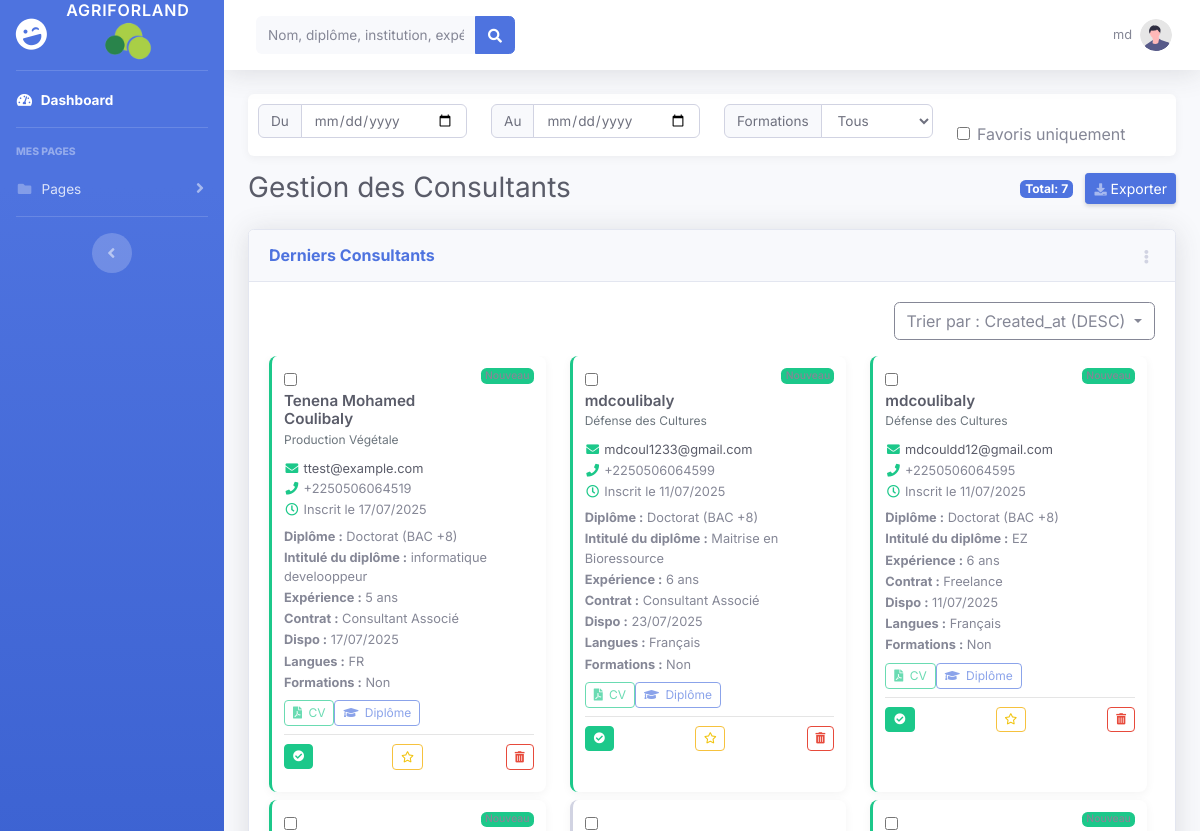
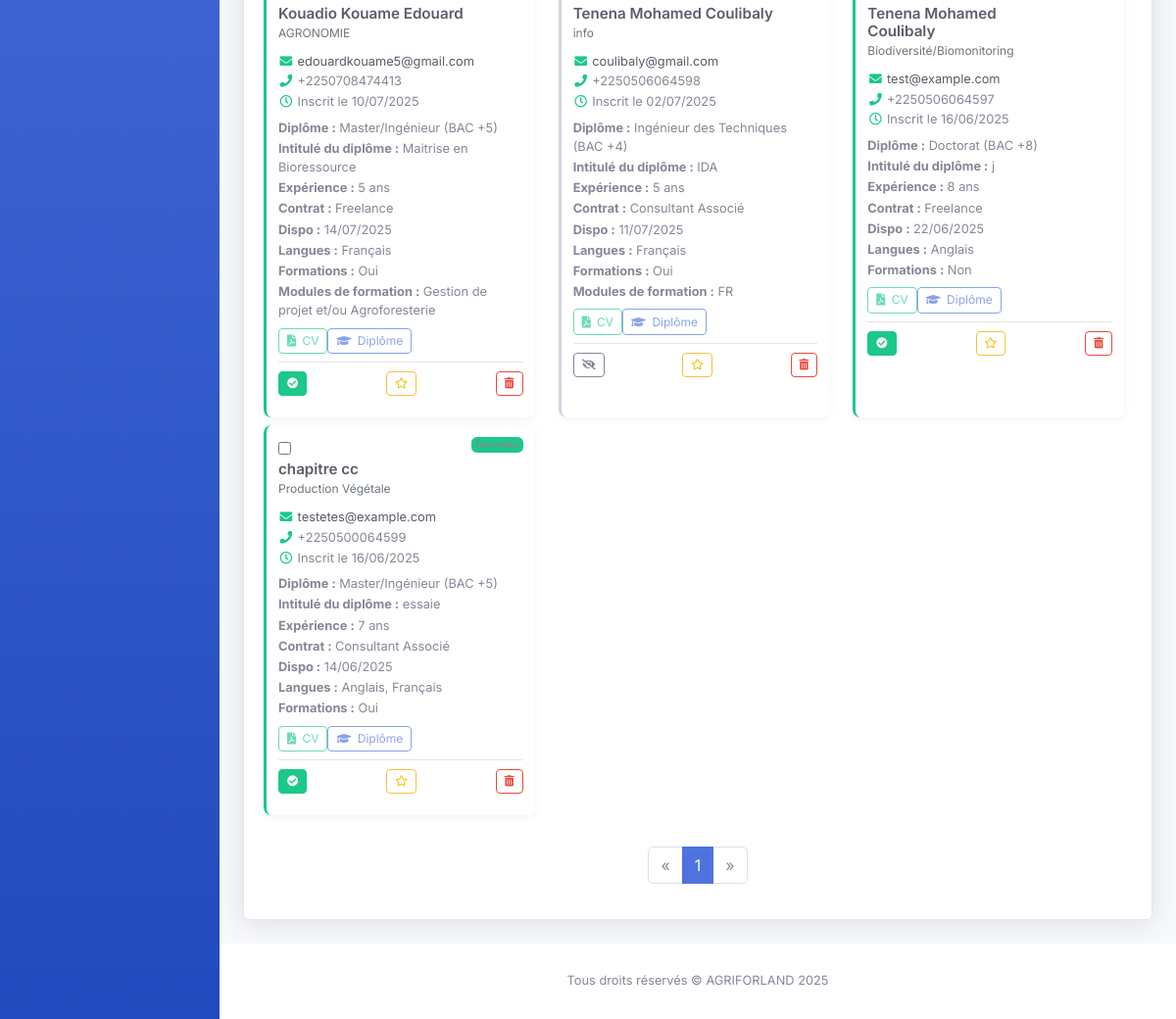
/admin/consultant_admin.php (signed in), run on the app's committed database (2 pictures, top to bottom).
### tables this page shows
CREATE TABLE IF NOT EXISTS `consultants` (
  `id` int(11) NOT NULL AUTO_INCREMENT,
  `name` varchar(255) NOT NULL,
  `specialty` varchar(255) NOT NULL,
  `specialty_other` varchar(255) DEFAULT NULL,
  `degree` varchar(100) NOT NULL,
  `degree_institution` varchar(255) NOT NULL,
  `experience` varchar(50) NOT NULL,
  `contract_type` varchar(100) NOT NULL,
  `availability` date NOT NULL,
  `languages` varchar(255) NOT NULL,
  `cv_path` varchar(255) NOT NULL,
  `diploma_path` varchar(255) NOT NULL,
  `phone` varchar(50) NOT NULL,
  `email` varchar(255) NOT NULL,
  `created_at` timestamp NULL DEFAULT CURRENT_TIMESTAMP,
  `consultée` tinyint(1) DEFAULT '0',
  `favori` tinyint(1) DEFAULT '0',
  `accept_conditions` tinyint(1) NOT NULL DEFAULT '1',
  `give_trainings` enum('yes','no') NOT NULL,
  `training_modules` text,
  PRIMARY KEY (`id`),
  UNIQUE KEY `unique_email` (`email`),
  UNIQUE KEY `unique_phone` (`phone`)
);

### admin/consultant_admin.php (the view, shortened to what the rows shown need)
<?php
require_once 'includes/db.php';
$per_page = 10;
$page = isset($_GET['page']) ? max(1, intval($_GET['page'])) : 1;
$offset = ($page - 1) * $per_page;
$allowed_sort_columns = ['name', 'created_at', 'specialty'];
$sort_by = isset($_GET['sort_by']) && in_array($_GET['sort_by'], $allowed_sort_columns) ? $_GET['sort_by'] : 'created_at';
$sort_order = isset($_GET['sort_order']) && $_GET['sort_order'] === 'ASC' ? 'ASC' : 'DESC';
$params = [];
$types = '';
try {
    $query = "SELECT id, name, email, phone, specialty, specialty_other, degree, degree_institution, experience, contract_type, availability, languages, give_trainings, training_modules, cv_path, diploma_path, created_at, consultée, favori FROM consultants";
    $query .= " ORDER BY $sort_by $sort_order LIMIT ? OFFSET ?";
    $params[] = $per_page;
    $params[] = $offset;
    $types .= 'ii';
    $stmt = $conn->prepare($query);
    if (!empty($params)) {
        $stmt->bind_param($types, ...$params);
    }
    if (!$stmt->execute()) {
        throw new Exception("Erreur d'exécution SQL : " . $stmt->error);
    }
    $result = $stmt->get_result();
    $count_query = "SELECT COUNT(*) as total FROM consultants";
    $count_stmt = $conn->prepare($count_query);
} catch (Exception $e) {
    $_SESSION['error_message'] = $e->getMessage();
    if (isset($stmt) && $stmt instanceof mysqli_stmt) {
        $stmt->close();
    }
    if (isset($count_stmt) && $count_stmt instanceof mysqli_stmt) {
        $count_stmt->close();
    }
    if (isset($updateStmt) && $updateStmt instanceof mysqli_stmt) {
        $updateStmt->close();
    }
}
?>
<!DOCTYPE html>
<html lang="fr">
<head>
    <link href="vendor/fontawesome-free/css/all.min.css" rel="stylesheet" type="text/css">
    <link href="css/sb-admin-2.min.css" rel="stylesheet">
</head>
<body id="page-top">
    <div id="wrapper">
        <div id="content-wrapper" class="d-flex flex-column">
            <div id="content">
                <div class="container-fluid">
                    <div class="d-sm-flex align-items-center justify-content-between mb-4">
                        <h1 class="h3 mb-0 text-gray-800">Gestion des Consultants</h1>
                    </div>
                    <div class="row">
                        <div class="col-12">
                            <div class="card shadow mb-4">
                                <div class="card-body">
                                    <form id="bulk-delete" action="../back/supprimer_consultant.php" method="POST">
                                        <div class="row results-container" id="results-container">
                                            <?php if (isset($result) && $result->num_rows > 0): ?>
                                                <?php while ($row = $result->fetch_assoc()): ?>
                                                    <?php
                                                        $specialty = !empty($row['specialty_other']) ? htmlspecialchars($row['specialty_other'], ENT_QUOTES, 'UTF-8') : htmlspecialchars($row['specialty'], ENT_QUOTES, 'UTF-8');
                                                        $isNew = !isset($row['consultée']) || $row['consultée'] == 0;
                                                        $isFavori = isset($row['favori']) && $row['favori'] == 1;
                                                        $cardClass = $isNew ? '' : 'read';
                                                        $cv_path = !empty($row['cv_path']) && file_exists("../" . $row['cv_path']) ? htmlspecialchars($row['cv_path'], ENT_QUOTES, 'UTF-8') : '#';
                                                        $diploma_path = !empty($row['diploma_path']) && file_exists("../" . $row['diploma_path']) ? htmlspecialchars($row['diploma_path'], ENT_QUOTES, 'UTF-8') : '#';
                                                    ?>
                                                    <div class="col-lg-4 col-md-6 mb-2 consultant-card" data-id="<?= $row['id'] ?>">
                                                        <div class="card card-consultant <?= $cardClass ?> h-100">
                                                            <div class="card-body">
                                                                <div class="d-flex justify-content-between align-items-start mb-2">
                                                                    <div>
                                                                        <input type="checkbox" class="select-consultant" name="ids[]" value="<?= $row['id'] ?>">
                                                                        <h5 class="consultant-name">
                                                                            <?= htmlspecialchars($row['name'], ENT_QUOTES, 'UTF-8') ?>
                                                                        </h5>
                                                                        <p class="consultant-specialty"><?= $specialty ?></p>
                                                                    </div>
                                                                    <?php if ($isNew): ?>
                                                                        <span class="badge badge-new">Nouveau</span>
                                                                    <?php endif; ?>
                                                                </div>
                                                                <div class="contact-info mb-2">
                                                                    <p class="mb-1">
                                                                        <i class="fas fa-envelope"></i>
                                                                        <a href="mailto:<?= htmlspecialchars($row['email'], ENT_QUOTES, 'UTF-8') ?>" class="text-dark"><?= htmlspecialchars($row['email'], ENT_QUOTES, 'UTF-8') ?></a>
                                                                    </p>
                                                                    <p class="mb-1">
                                                                        <i class="fas fa-phone"></i>
                                                                        <?= htmlspecialchars($row['phone'], ENT_QUOTES, 'UTF-8') ?>
                                                                    </p>
                                                                    <p class="mb-0">
                                                                        <i class="far fa-clock"></i>
                                                                        Inscrit le <?= date('d/m/Y', strtotime($row['created_at'])) ?>
                                                                    </p>
                                                                </div>
                                                                <div class="consultant-details mb-2">
                                                                    <p><strong>Diplôme :</strong> <?= htmlspecialchars($row['degree'], ENT_QUOTES, 'UTF-8') ?></p>
                                                                    <p><strong>Intitulé du diplôme :</strong> <?= htmlspecialchars($row['degree_institution'], ENT_QUOTES, 'UTF-8') ?></p>
                                                                    <p><strong>Expérience :</strong> <?= htmlspecialchars($row['experience'], ENT_QUOTES, 'UTF-8') ?> ans</p>
                                                                    <p><strong>Contrat :</strong> <?= htmlspecialchars($row['contract_type'], ENT_QUOTES, 'UTF-8') ?></p>
                                                                    <p><strong>Dispo :</strong> <?= date('d/m/Y', strtotime($row['availability'])) ?></p>
                                                                    <p><strong>Langues :</strong> <?= htmlspecialchars($row['languages'], ENT_QUOTES, 'UTF-8') ?></p>
                                                                    <p><strong>Formations :</strong> <?= htmlspecialchars($row['give_trainings'] == 'yes' ? 'Oui' : 'Non', ENT_QUOTES, 'UTF-8') ?></p>
                                                                    <?php if ($row['give_trainings'] == 'yes' && !empty($row['training_modules'])): ?>
                                                                        <p><strong>Modules de formation :</strong> <?= htmlspecialchars($row['training_modules'], ENT_QUOTES, 'UTF-8') ?></p>
                                                                    <?php endif; ?>
                                                                </div>
                                                                <div class="d-flex flex-wrap gap-2 mb-2">
                                                                    <a href="../<?= $cv_path ?>" target="_blank" class="btn btn-file btn-outline-success btn-sm <?= $cv_path == '#' ? 'disabled' : '' ?>">
                                                                        <i class="fas fa-file-pdf"></i> CV
                                                                    </a>
                                                                    <a href="../<?= $diploma_path ?>" target="_blank" class="btn btn-file btn-outline-primary btn-sm <?= $diploma_path == '#' ? 'disabled' : '' ?>">
                                                                        <i class="fas fa-graduation-cap"></i> Diplôme
                                                                    </a>
                                                                </div>
                                                                <hr class="my-2">
                                                                <div class="d-flex justify-content-between align-items-center flex-wrap">
                                                                    <form method="POST" action="consultant_admin.php" class="mb-0 mr-1">
                                                                        <button type="submit" class="btn btn-mark <?= $isNew ? 'btn-success' : 'btn-outline-secondary' ?>">
                                                                            <?= $isNew ? '<i class="fas fa-check-circle"></i>' : '<i class="fas fa-eye-slash"></i>' ?>
                                                                        </button>
                                                                    </form>
                                                                    <form method="POST" action="consultant_admin.php" class="mb-0 mr-1">
                                                                        <button type="submit" class="btn btn-favori <?= $isFavori ? 'btn-warning' : 'btn-outline-warning' ?>">
                                                                            <i class="<?= $isFavori ? 'fas' : 'far' ?> fa-star"></i>
                                                                        </button>
                                                                    </form>
                                                                    <form action="../back/supprimer_consultant.php" method="POST" class="delete-form mb-0">
                                                                        <button type="submit" class="btn btn-delete btn-outline-danger">
                                                                            <i class="fas fa-trash-alt"></i>
                                                                        </button>
                                                                    </form>
                                                                </div>
                                                            </div>
                                                        </div>
                                                    </div>
                                                <?php endwhile; ?>
                                            <?php endif; ?>
                                        </div>
                                    </form>
                                </div>
                            </div>
                        </div>
                    </div>
                </div>
            </div>
        </div>
    </div>
</body>
</html>

### data on the page
consultants: name "Tenena Mohamed Coulibaly", specialty "Production Végétale", consultée "Nouveau", email "ttest@example.com", phone "+2250506064519", created_at "17/07/2025", degree "Doctorat (BAC +8)", degree_institution "informatique develooppeur", experience "5", contract_type "Consultant Associé", availability "17/07/2025", languages "FR", give_trainings "Non", favori 0 (drawn)
consultants: name "mdcoulibaly", specialty "Défense des Cultures", consultée "Nouveau", email "mdcoul1233@gmail.com", phone "+2250506064599", created_at "11/07/2025", degree "Doctorat (BAC +8)", degree_institution "Maitrise en Bioressource", experience "6", contract_type "Consultant Associé", availability "23/07/2025", languages "Français", give_trainings "Non", favori 0 (drawn)
consultants: name "mdcoulibaly", specialty "Défense des Cultures", consultée "Nouveau", email "mdcouldd12@gmail.com", phone "+2250506064595", created_at "11/07/2025", degree "Doctorat (BAC +8)", degree_institution "EZ", experience "6", contract_type "Freelance", availability "11/07/2025", languages "Français", give_trainings "Non", favori 0 (drawn)
consultants: name "Kouadio Kouame Edouard", specialty_other "AGRONOMIE", consultée "Nouveau", email "edouardkouame5@gmail.com", phone "+2250708474413", created_at "10/07/2025", degree "Master/Ingénieur (BAC +5)", degree_institution "Maitrise en Bioressource", experience "5", contract_type "Freelance", availability "14/07/2025", languages "Français", give_trainings "Oui", training_modules "Gestion de projet et/ou Agroforesterie", favori 0 (drawn)
consultants: name "Tenena Mohamed Coulibaly", specialty_other "info", email "coulibaly@gmail.com", phone "+2250506064598", created_at "02/07/2025", degree "Ingénieur des Techniques (BAC +4)", degree_institution "IDA", experience "5", contract_type "Consultant Associé", availability "11/07/2025", languages "Français", give_trainings "Oui", training_modules "FR", consultée 1 (drawn), favori 0 (drawn)
consultants: name "Tenena Mohamed Coulibaly", specialty "Biodiversité/Biomonitoring", consultée "Nouveau", email "test@example.com", phone "+2250506064597", created_at "16/06/2025", degree "Doctorat (BAC +8)", degree_institution "j", experience "8", contract_type "Freelance", availability "22/06/2025", languages "Anglais", give_trainings "Non", favori 0 (drawn)
consultants: name "chapitre cc", specialty "Production Végétale", consultée "Nouveau", email "testetes@example.com", phone "+2250500064599", created_at "16/06/2025", degree "Master/Ingénieur (BAC +5)", degree_institution "essaie", experience "7", contract_type "Consultant Associé", availability "14/06/2025", languages "Anglais, Français", give_trainings "Oui", favori 0 (drawn)

### other printed values
$_SESSION['admin'] "md"
$total_consultants "7"
$sort_by "Created_at"
$sort_order "DESC"
